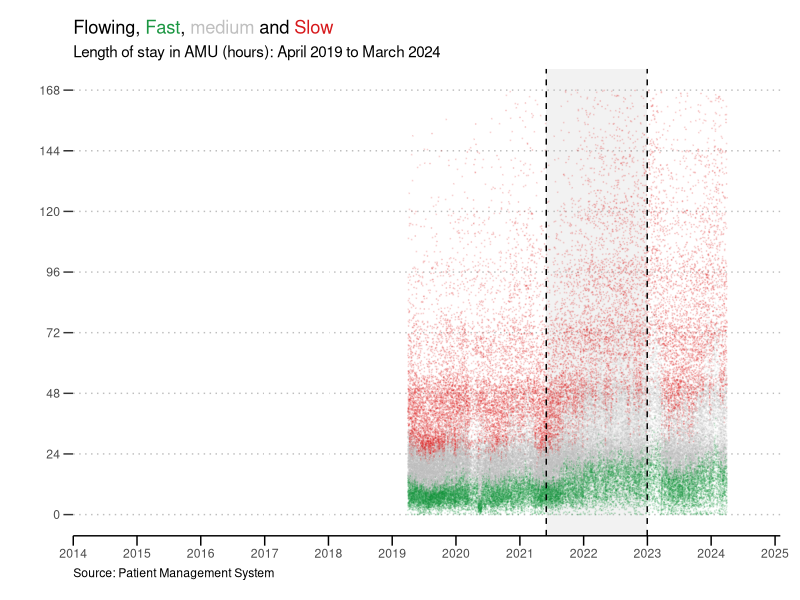
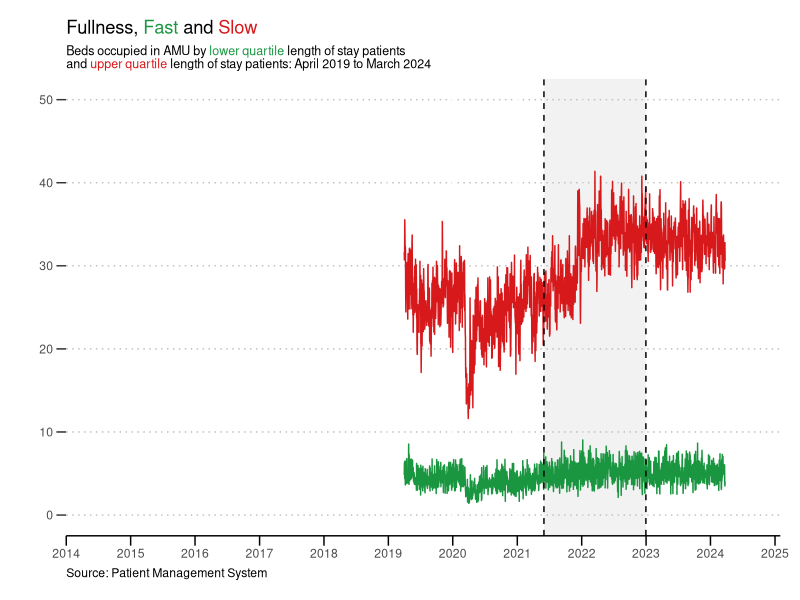

R code for these plots, in order:

# AMU Two Speed Length of Stay --------------------------------------------


# load packages -----------------------------------------------------------

library(readxl)
library(tidyverse)
library(scales)
library(ggtext)


# import data -------------------------------------------------------------

df_01 <-
  read_xlsx("data/amu_five_years.xlsx") |> 
  mutate(new_amu_discharge_date = floor_date(AMU_DISCHARGE_DATETIME,
                                             "day")) |> 
  arrange(desc(AMU_LOS_HOURS)) |> 
  filter(AMU_LOS_HOURS <= 336)


# create a summary table of quantiles by day ----------------------------

df_02 <-
  df_01 |> 
  group_by(new_amu_discharge_date) |> 
  summarize(no_of_amu_discharges = n(),
            mean_los = mean(AMU_LOS_HOURS),
            quantile_00 = quantile(AMU_LOS_HOURS,
                                   probs = c(0)),
            quantile_25 = quantile(AMU_LOS_HOURS,
                                   probs = c(0.25)),
            quantile_50 = quantile(AMU_LOS_HOURS,
                                   probs = c(0.5)),
            quantile_75 = quantile(AMU_LOS_HOURS,
                                    probs = c(0.75)),
            quantile_100 = quantile(AMU_LOS_HOURS,
                                    probs = c(1)))


# append the relevant quantiles to the raw data ---------------------------

df_03 <-
  df_01 |> 
  left_join(df_02,
            join_by(x$new_amu_discharge_date == y$new_amu_discharge_date)) |> 
  select(new_amu_discharge_date,
         AMU_ADMISSION_DATETIME,
         AMU_DISCHARGE_DATETIME,
         AMU_LOS_HOURS,
         quantile_00,
         quantile_25,
         quantile_50,
         quantile_75,
         quantile_100) |> 
  arrange(new_amu_discharge_date)


# assign the los_quartiles to each discharge ----------------------

df_04_q1 <-
  df_03 |> 
  filter(AMU_LOS_HOURS >= quantile_00 & AMU_LOS_HOURS <= quantile_25) |> 
  mutate(los_quartile = "q1")

df_04_q2 <-
  df_03 |> 
  filter(AMU_LOS_HOURS > quantile_25 & AMU_LOS_HOURS <= quantile_50) |> 
  mutate(los_quartile = "q2")

df_04_q3 <-
  df_03 |> 
  filter(AMU_LOS_HOURS > quantile_50 & AMU_LOS_HOURS <= quantile_75) |> 
  mutate(los_quartile = "q3")

df_04_q4 <-
  df_03 |> 
  filter(AMU_LOS_HOURS > quantile_75 & AMU_LOS_HOURS <= quantile_100) |> 
  mutate(los_quartile = "q4")

df_04 <-
  rbind(df_04_q1,
        df_04_q2,
        df_04_q3,
        df_04_q4) |> 
  arrange(AMU_DISCHARGE_DATETIME)

# create a graph ----------------------------------------------------------

ggplot(data = df_04) +
  annotate("rect",
           xmin = as.POSIXct('2021-06-01'), 
           xmax = as.POSIXct('2022-12-31'), 
           ymin = -Inf, 
           ymax = Inf,  
           fill = "grey", 
           alpha= 0.2) +
  aes(x = AMU_DISCHARGE_DATETIME) +
  geom_point(aes(y = AMU_LOS_HOURS,
                 colour = los_quartile),
             size = 0.1,
             alpha = 0.1) +
  #geom_line(aes(y = quantile_05)) +
  #geom_line(aes(y = quantile_25)) +
  geom_vline(xintercept = as.POSIXct('2021-06-01'),
             linetype = "dashed") +
  geom_vline(xintercept = as.POSIXct('2022-12-31'),
             linetype = "dashed") +
  scale_x_datetime(limits = c(as.POSIXct('2014-01-01'),
                              as.POSIXct('2025-01-31')),
                   breaks = "12 month",
                   labels = date_format("%Y"),
                   expand = c(0, 0)) +
  scale_y_continuous(limits = c(0, 168),
                     breaks = seq(0, 168, 24),
                     label = comma) +
  scale_colour_manual(values = c("#1a9641", "#C0C0C0", "#C0C0C0", "#d7191c")) +
  labs(title = "Flowing, <span style='color: #1a9641;'>Fast</span>, <span style='color: #C0C0C0;'>medium</span> and <span style='color: #d7191c;'>Slow</span>",
       subtitle = "Length of stay in AMU (hours): April 2019 to March 2024",
       x = NULL,
       y = NULL,
       caption = "Source: Patient Management System") +
  theme(legend.position = "none",
        axis.line.x = element_line(colour = "black"),
        axis.ticks.x = element_line(colour = "black"),
        axis.ticks.length = unit(.25, "cm"),
        panel.grid.major.y = element_line(colour = "grey",
                                          linetype = "dotted"),
        panel.grid.minor.x = element_blank(),
        panel.grid.minor.y = element_blank(),
        panel.background = element_rect(fill = '#FFFFFF', colour = '#FFFFFF'),
        plot.background = element_rect(fill = '#FFFFFF', colour = '#FFFFFF'),
        plot.caption = element_text(hjust = 0,
                                    colour = "black"),
        plot.title = element_markdown(),
        plot.margin = unit(c(0.5, 0.5, 0.5, 1), "cm"))


# create a dataframe with 1827 x 24 = 43,848 snapshot hours ---------------

dataframe_43848 <-
  data.frame(date_hour = seq(as.POSIXct("2019-04-01 00:01"),
                             as.POSIXct("2024-03-31 23:01"),
                             60*60))


# do the inner_join() -----------------------------------------------------

dataframe_05 <-
  dataframe_43848 |> 
  inner_join(df_04,
             join_by(date_hour >= AMU_ADMISSION_DATETIME,
                     date_hour < AMU_DISCHARGE_DATETIME)) |> 
  group_by(los_quartile,
           date_hour) |> 
  summarize(no_of_occupied_beds = n())


# convert hourly snapshots to daily average snapshots ---------------------

df_06 <-
  dataframe_05 |> 
  mutate(snapshot_date = floor_date(date_hour,
                                    "day")) |> 
  group_by(los_quartile,
           snapshot_date) |> 
  summarize(mean_amu_daily_fullness = mean(no_of_occupied_beds))



# let pivot_wider() work its magic ----------------------------------------

df_07 <-
  df_06 |> 
  pivot_wider(names_from = los_quartile,
              values_from = mean_amu_daily_fullness) |> 
  filter(snapshot_date <= '2024-03-24 23:59')


# draw the four jagged lines of fullness ----------------------------------

ggplot(data = df_07) +
  annotate("rect",
           xmin = as.POSIXct('2021-06-01'), 
           xmax = as.POSIXct('2022-12-31'), 
           ymin = -Inf, 
           ymax = Inf,  
           fill = "grey", 
           alpha= 0.2) +
  aes(x = snapshot_date) +
  geom_line(aes(y = q4),
            colour = "#d7191c",
            alpha = 1) +
  #geom_line(aes(y = q3)) +
  #geom_line(aes(y = q2)) +
  geom_line(aes(y = q1),
            colour = "#1a9641",
            alpha = 1) +
  geom_vline(xintercept = as.POSIXct('2021-06-01'),
             linetype = "dashed") +
  geom_vline(xintercept = as.POSIXct('2022-12-31'),
             linetype = "dashed") +
  scale_x_datetime(limits = c(as.POSIXct('2014-01-01'),
                              as.POSIXct('2025-01-31')),
                   breaks = "12 month",
                   labels = date_format("%Y"),
                   expand = c(0, 0)) +
  scale_y_continuous(limits = c(0, 50),
                     breaks = seq(0, 50, 10),
                     label = comma) +
  scale_colour_manual(values = c("#1a9641", "#d7191c")) +
  labs(title = "Fullness, <span style='color: #1a9641;'>Fast</span> and <span style='color: #d7191c;'>Slow</span>",
       subtitle = "Beds occupied in AMU by <span style='color: #1a9641;'>lower quartile</span> length of stay patients  \n and <span style='color: #d7191c;'>upper quartile</span> length of stay patients: April 2019 to March 2024",
       x = NULL,
       y = NULL,
       caption = "Source: Patient Management System") +
  theme(legend.position = "none",
        axis.line.x = element_line(colour = "black"),
        #axis.line.y = element_line(colour = "black"),
        axis.ticks.x = element_line(colour = "black"),
        axis.ticks.length = unit(.25, "cm"),
        panel.grid.major.y = element_line(colour = "grey",
                                          linetype = "dotted"),
        panel.grid.minor.x = element_blank(),
        panel.grid.minor.y = element_blank(),
        panel.background = element_rect(fill = '#FFFFFF', colour = '#FFFFFF'),
        plot.background = element_rect(fill = '#FFFFFF', colour = '#FFFFFF'),
        plot.caption = element_text(hjust = 0,
                                    colour = "black"),
        plot.title = element_markdown(),
        plot.subtitle = element_markdown(size = 9),
        #plot.subtitle = element_textbox_simple(size = 9),
        plot.margin = unit(c(0.5, 0.5, 0.5, 1), "cm"))
